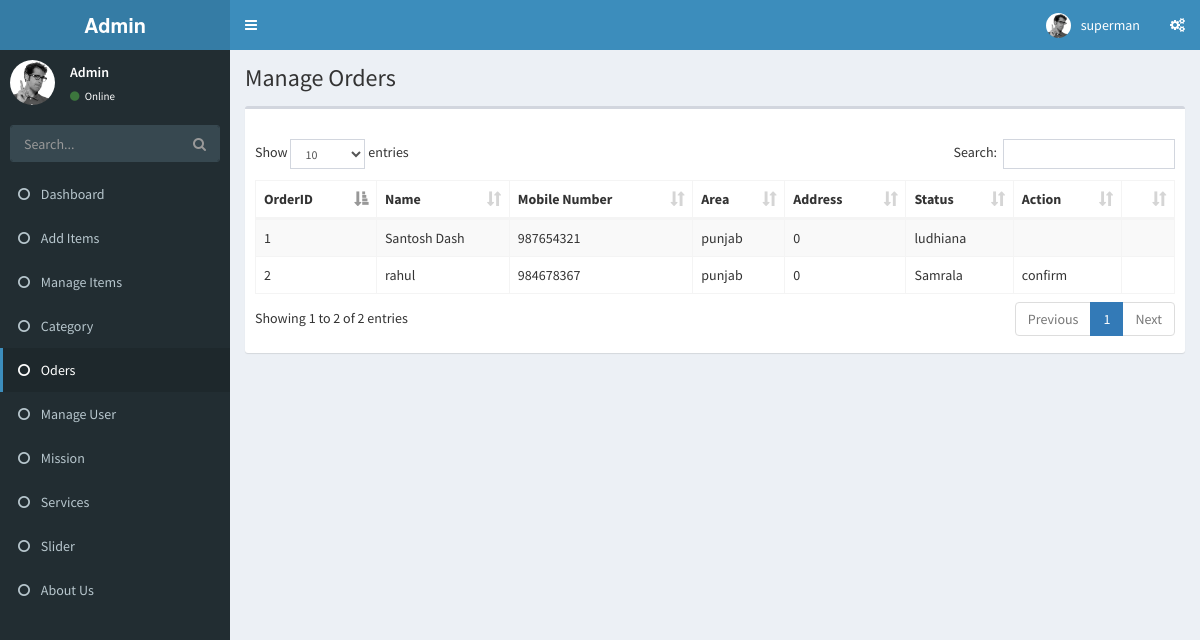
The app's page /manage-orders.php (signed in) with its own data.
### tables this page shows
CREATE TABLE `orders` (
  `order_id` int(255) NOT NULL,
  `order_name` varchar(255) NOT NULL,
  `order_mobile` int(20) NOT NULL,
  `order_state` varchar(255) NOT NULL,
  `status_address` varchar(255) NOT NULL,
  `client_id` int(255) NOT NULL,
  `order_status` varchar(255) NOT NULL
);

### manage-orders.php (the view, shortened to what this page needs)
<?php include 'include/header.php'; ?>
<?php include 'include/navigation.php'; ?>
<div class="content-wrapper">
  <section class="content-header">
    <h1>
      Manage Orders
    </h1>
  </section>
  <section class="content">
    <div class="box">
      <div class="box-header">
      </div>
      <div class="box-body">
        <table id="example1" class="table table-bordered table-striped">
          <thead>
            <tr>
              <th>OrderID </th>
              <th> Name </th>
              <th> Mobile Number </th>
              <th> Area </th>
              <th> Address </th>
              <th> Status </th>
              <th> Action </th>
              <th>  </th>
            </tr>
          </thead>
          <tbody>
            <?php
            $query = "SELECT * FROM orders";
            $select_image = mysqli_query($connection, $query);
            while($row = mysqli_fetch_assoc($select_image)){
              $order_id = $row['order_id'];
              $order_name = $row['order_name'];
              $order_mobile = $row['order_mobile'];
              $order_state = $row['order_state'];
              $status_address = $row['status_address'];
              $client_id = $row['client_id'];
              $order_status = $row['order_status'];
              ?>
              <tr>
                <td><?php echo $order_id; ?></td>
                <td><?php echo $order_name; ?></td>
                <td><?php echo $order_mobile; ?></td>
                <td><?php echo $order_state; ?></td>
                <td><?php echo $client_id; ?></td>
                <td><?php echo $status_address; ?></td>
                <td><?php echo $order_status; ?></td>
                <td></td>
              </tr>
             <?php } ?>
           </tbody>
            </table>
          </div>
        </div>
      </section>
    </div>
    <?php include 'include/footer.php'; ?>

### records on screen
orders: order_id "1", order_name "Santosh Dash", order_mobile "987654321", order_state "punjab", client "0", status_address "ludhiana"
orders: order_id "2", order_name "rahul", order_mobile "984678367", order_state "punjab", client "0", status_address "Samrala", order_status "confirm"

### other values on screen
$_SESSION['user_name'] "superman"
